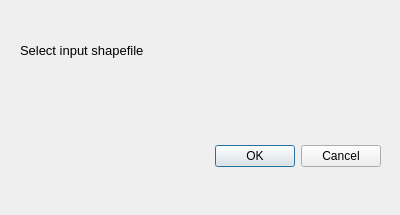
<?xml version="1.0" encoding="UTF-8"?>
<ui version="4.0">
 <class>AnimalMovementAnalysisDialogBase</class>
 <widget class="QDialog" name="AnimalMovementAnalysisDialogBase">
  <property name="geometry">
   <rect>
    <x>0</x>
    <y>0</y>
    <width>400</width>
    <height>215</height>
   </rect>
  </property>
  <property name="windowTitle">
   <string>Animal Movement Analysis</string>
  </property>
  <widget class="QDialogButtonBox" name="button_box">
   <property name="geometry">
    <rect>
     <x>40</x>
     <y>140</y>
     <width>341</width>
     <height>32</height>
    </rect>
   </property>
   <property name="orientation">
    <enum>Qt::Horizontal</enum>
   </property>
   <property name="standardButtons">
    <set>QDialogButtonBox::Cancel|QDialogButtonBox::Ok</set>
   </property>
  </widget>
  <widget class="QLabel" name="label">
   <property name="geometry">
    <rect>
     <x>20</x>
     <y>40</y>
     <width>181</width>
     <height>21</height>
    </rect>
   </property>
   <property name="font">
    <font>
     <pointsize>10</pointsize>
    </font>
   </property>
   <property name="text">
    <string>Select input shapefile</string>
   </property>
  </widget>
  <widget class="QgsFileWidget" name="mQgsFileWidget1">
   <property name="geometry">
    <rect>
     <x>20</x>
     <y>80</y>
     <width>361</width>
     <height>27</height>
    </rect>
   </property>
  </widget>
 </widget>
 <customwidgets>
  <customwidget>
   <class>QgsFileWidget</class>
   <extends>QWidget</extends>
   <header>qgsfilewidget.h</header>
  </customwidget>
 </customwidgets>
 <resources/>
 <connections>
  <connection>
   <sender>button_box</sender>
   <signal>accepted()</signal>
   <receiver>AnimalMovementAnalysisDialogBase</receiver>
   <slot>accept()</slot>
   <hints>
    <hint type="sourcelabel">
     <x>20</x>
     <y>20</y>
    </hint>
    <hint type="destinationlabel">
     <x>20</x>
     <y>20</y>
    </hint>
   </hints>
  </connection>
  <connection>
   <sender>button_box</sender>
   <signal>rejected()</signal>
   <receiver>AnimalMovementAnalysisDialogBase</receiver>
   <slot>reject()</slot>
   <hints>
    <hint type="sourcelabel">
     <x>20</x>
     <y>20</y>
    </hint>
    <hint type="destinationlabel">
     <x>20</x>
     <y>20</y>
    </hint>
   </hints>
  </connection>
 </connections>
</ui>
